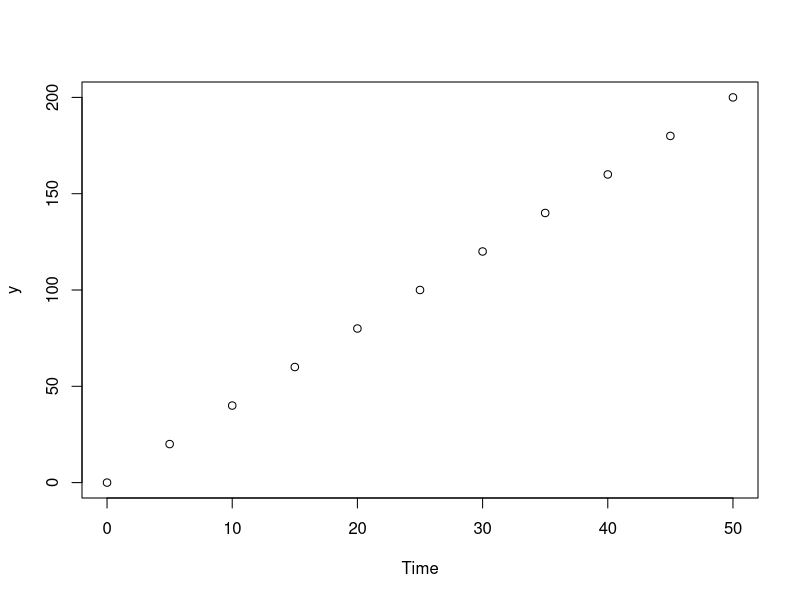
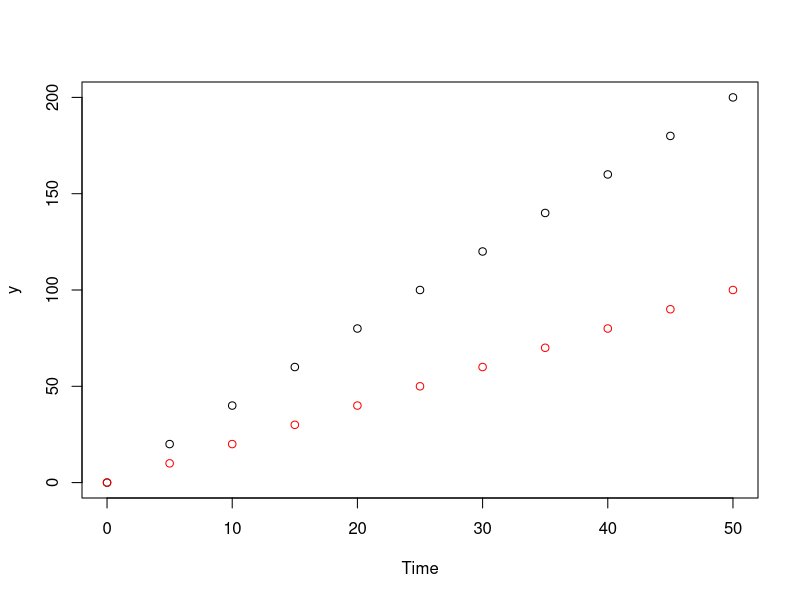
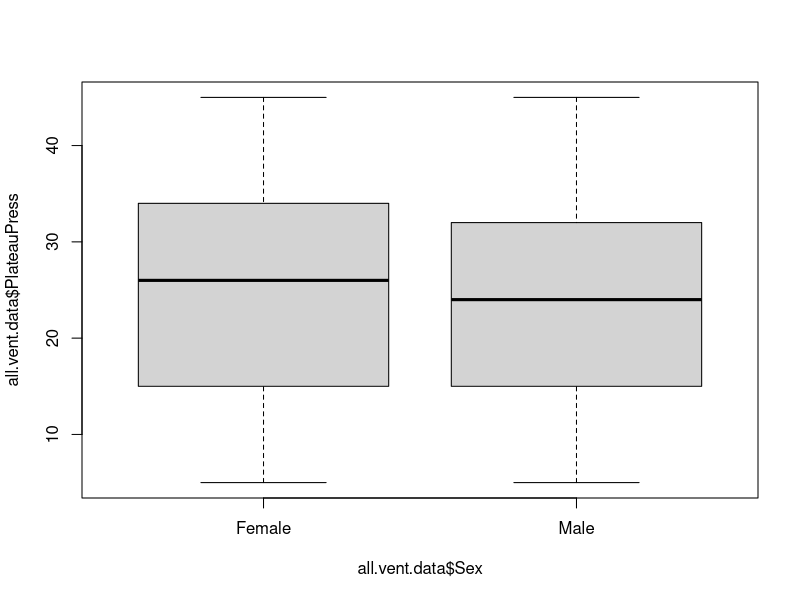
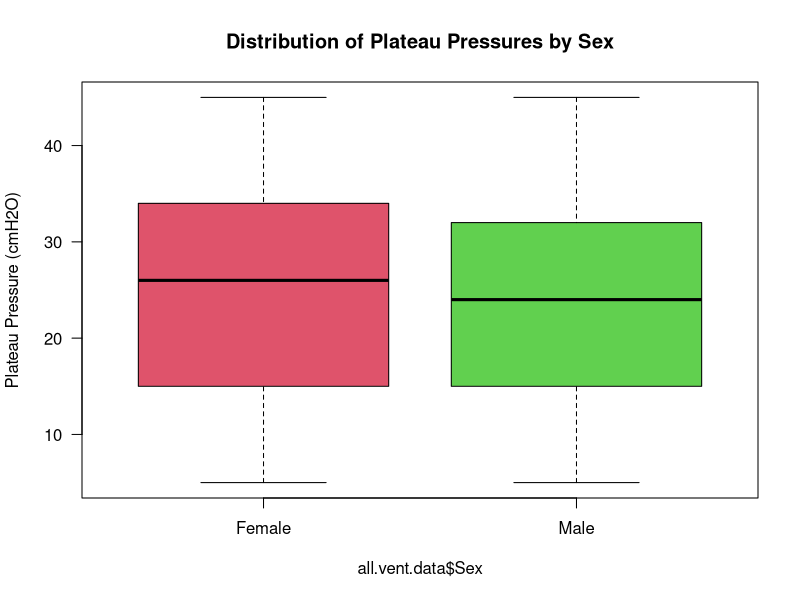
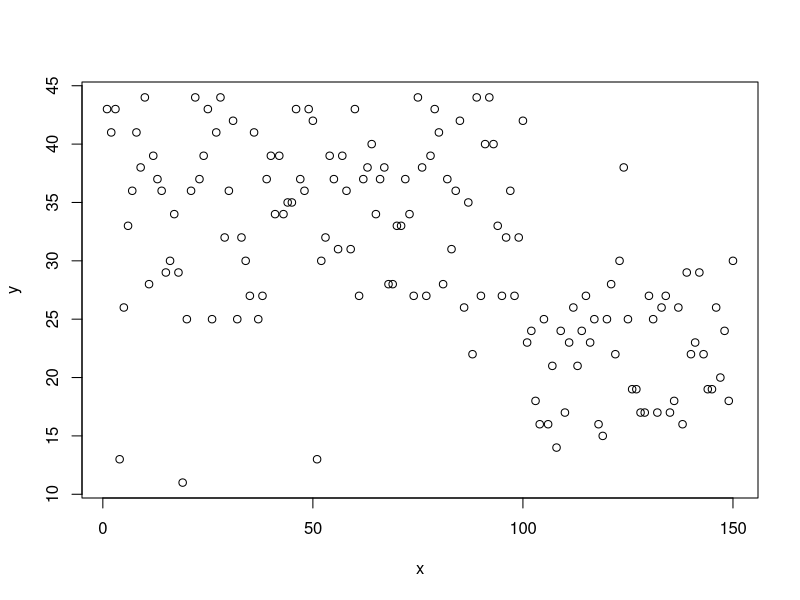
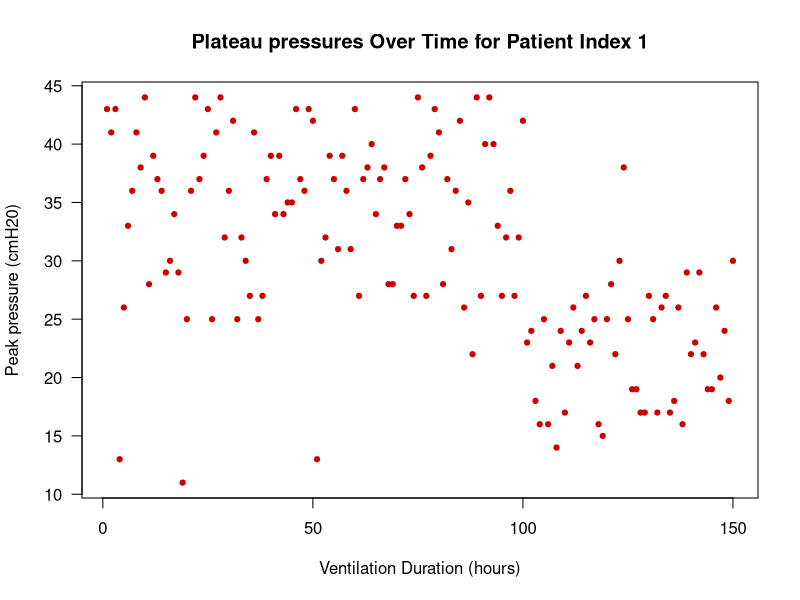
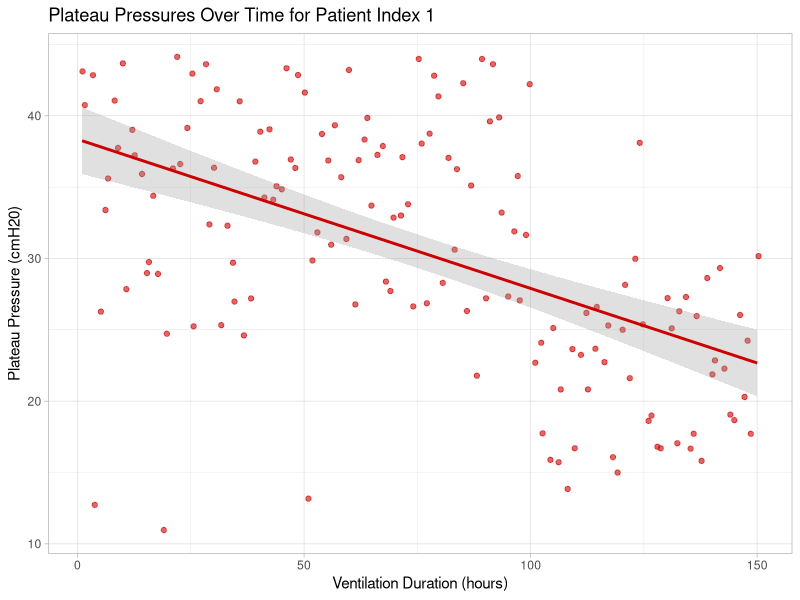
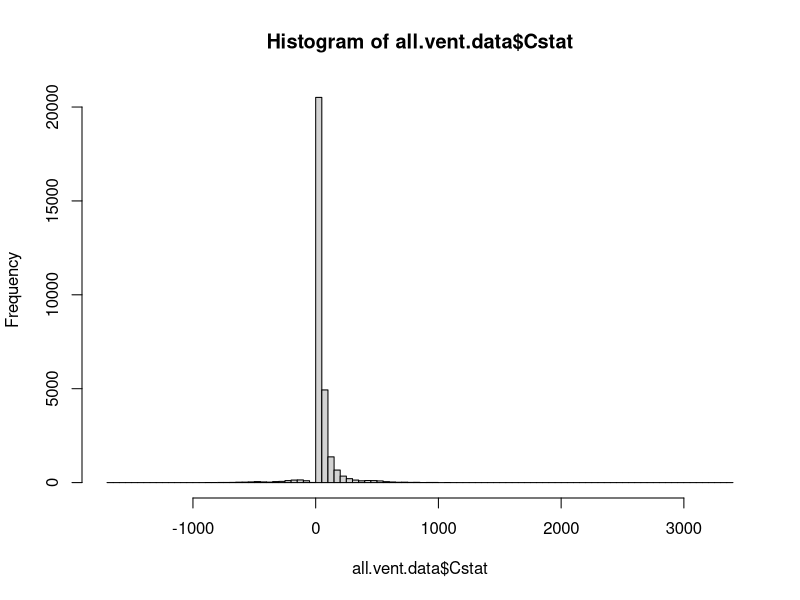

These figures' R source, in order:
## ---- chunk 1
a <- c('John', 'Paul', 'George', 'Ringo')
a
b <- c(200, 515, 180, 160)

b / 2
b
b <- b / 2
b
## ---- chunk 2
e <- c(a, b)
e
e <- data.frame(a, b)
e
## ---- chunk 3
colnames(e) <- c('Beatle', 'Net_Worth')
e
## ---- chunk 4
e$Net_Worth <- e$Net_Worth / 2

e

# or 
e[,2] <- e[,2] / 2

e
## ---- chunk 5
x <- seq(0, 50, 5)
y <- seq(0 , 200, 20)
## ---- chunk 6
plot(x, y, xlab = 'Time')
## ---- chunk 7
y2 <- seq(0, 100, 10)
## ---- chunk 8
plot(x, y, xlab = 'Time')
points(x, y2, col = 'red')
## ---- chunk 9
vent.data <- read.csv("data.csv", header=TRUE)
demographics <- read.csv("demographics.csv", header = TRUE)
## ---- chunk 10
summary(vent.data)
summary(demographics)
## ---- chunk 11
unique(vent.data[,1])
unique(demographics[,1])
## ---- chunk 12
length(unique(vent.data[,1]))
length(unique(demographics[,1]))
## ---- chunk 13
colnames(vent.data)[1] <- 'Hospital_No'

head(vent.data)
# remember to store your merged data in a new variable / data frame
all.vent.data <- merge(vent.data, demographics, by.demographcs='Hospital_No')
head(all.vent.data)

## ---- chunk 14
# going back to the original data frame 'vent.data '

vent.data$index <- as.integer(factor(vent.data$Hospital_No, levels= unique(vent.data$Hospital_No)))
head(vent.data)
tail(vent.data)

# looks good, so remerge like we did before
all.vent.data <- merge(vent.data, demographics, by.demographcs='Hospital_No')
head(all.vent.data)
# and now reorder using the order () function
all.vent.data <- all.vent.data[order(all.vent.data$index),]
head(all.vent.data)

## ---- chunk 15
boxplot(all.vent.data$PlateauPress ~ all.vent.data$Sex)
## ---- chunk 16
boxplot(all.vent.data$PlateauPress ~ all.vent.data$Sex, col = c(2,3), main = 'Distribution of Plateau Pressures by Sex', ylab = 'Plateau Pressure (cmH2O)', las = 1)
## ---- chunk 17
x <- subset(all.vent.data$Ventilator.hour, all.vent.data$index==85)
y <- subset(all.vent.data$PlateauPress.cmH20, all.vent.data$index==85)

plot(y ~ x) # or you can use plot(x, y)  the ~ identifies dependant and independant variables  

## ---- chunk 18
plot(y ~ x, xlab= 'Ventilation Duration (hours)', ylab = 'Peak pressure (cmH20)', main = 'Plateau pressures Over Time for Patient Index 1', pch= 19, cex = 0.7, las = 1, col = 'red3')
## ---- chunk 19
#print (install.packages("ggplot2"))
## ---- chunk 20
library(ggplot2)

ggplot(data.frame(x, y), aes(x = x, y= y)) +
  labs(x= 'Ventilation Duration (hours)', y = 'Plateau Pressure (cmH20)', title = 'Plateau Pressures Over Time for Patient Index 1')+
  geom_jitter(color = 'red3', alpha = 0.6) + 
  geom_smooth(method = 'lm', colour = 'red3', alpha = 0.3) +
  theme_light()

## ---- chunk 21
attach(all.vent.data)
all.vent.data$Cstat <- TidalVol.ml / (PlateauPress.cmH20 - PEEP.cmH20)
detach(all.vent.data)
# don't forget to check that all looks ok
head(all.vent.data)
summary(all.vent.data)

## ---- chunk 22
hist(all.vent.data$Cstat, breaks  = 100)
## ---- chunk 23
hist(all.vent.data$Cstat, breaks= 100, xlim = c(-500, 1000), ylim = c(0,10000))

## ---- chunk 24
bad_data <- which(all.vent.data$Cstat < 0)
head (all.vent.data[bad_data, ], 15) #look at the top 15 'bad' rows

